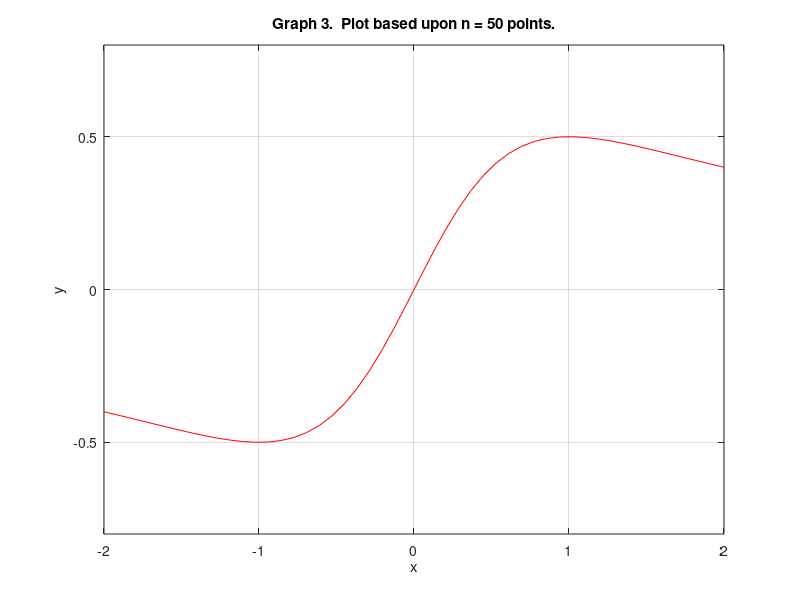

Write MATLAB code to recreate this figure.

% Script file graph1.

% Graph of the rational function y = x/(1+x^2).

for n=1:2:5
   n10 = 10*n;
   x = linspace(-2,2,n10);
   y = x./(1+x.^2);
   plot(x,y,'r')
   title(sprintf('Graph %g.  Plot based upon n = %g points.' ... 
   , (n+1)/2, n10))
   axis([-2,2,-.8,.8])
   xlabel('x')
   ylabel('y')
   grid
   pause(3)
end
